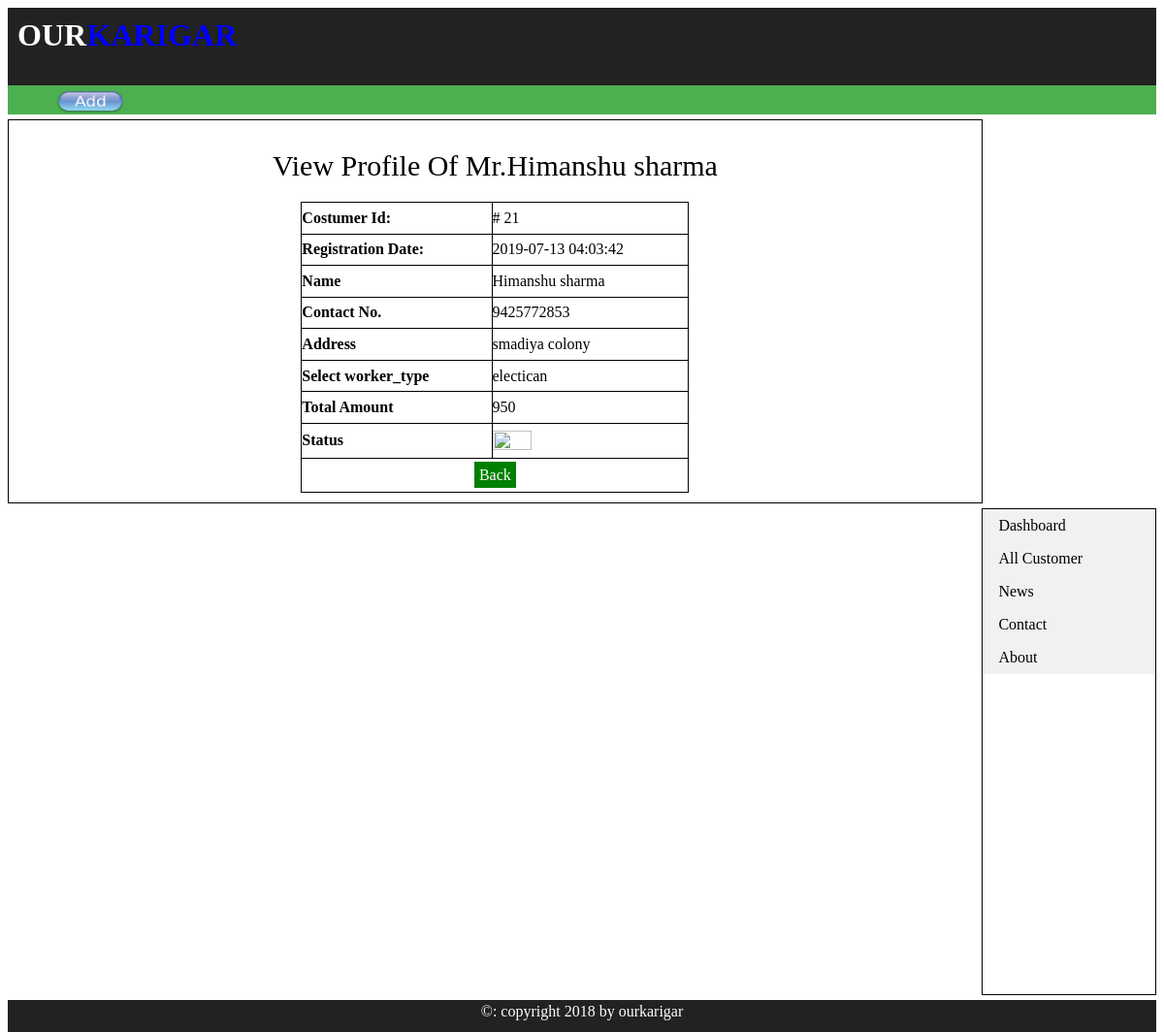
The app's page /view_costumer.php?cos_id=21 with its own data.
### tables this page shows
CREATE TABLE `costumers` (
  `cos_id` int(10) NOT NULL,
  `cos_name` text NOT NULL,
  `mobile` varchar(15) NOT NULL,
  `worker_type` text NOT NULL,
  `p_status` text NOT NULL,
  `cos_address` text NOT NULL,
  `date` timestamp NOT NULL DEFAULT CURRENT_TIMESTAMP
);

### view_costumer.php (the view, shortened to what this page needs)
<?php
include("includes/db24.php");
?>
<html>
<head>
 <body>
  <div class="header"><strong><font size=6 style="color:white";>OUR</font><font size=6 style="color:Blue";>KARIGAR</font></strong></div>
  <div class="navbar"><a href="add_costumer.php"><img src="images/add1.png" height="24" width="70"></a></div>
  <div class="left_content">
<?php
     $user = $_GET['cos_id'];
		$get_costumers="select*from costumers where cos_id='$user'";
		$run_costumers=mysqli_query($con, $get_costumers);
		$row_costumers=mysqli_fetch_array($run_costumers);
			$cos_id = $row_costumers['cos_id'];
			$cos_name = $row_costumers['cos_name'];
			$cos_mob = $row_costumers['mobile'];
			$cos_add = $row_costumers['cos_address'];
			$cos_worker_type = $row_costumers['worker_type'];
			$date = $row_costumers['date'];
		    $total=0;
			$pro_price="select*from entery WHERE cos_id='$cos_id'";
			$run_pro_price=mysqli_query($con,$pro_price);
			while($p_price=mysqli_fetch_array($run_pro_price)){
			$amount=array($p_price['price']);
			$values=array_sum($amount);
			$total +=$values;
			}
			if($total=='0'){
				$u_status="<img src='images/paid.png' width='40'height='20'>";
			}
			  else{
				 $u_status="<img src='images/due.png' width='40'height='20'>";
			      }
	     ?>
 <div align="center" style="font-size:30px; font-style:bolder;padding-bottom:20px;padding-top:20px;">
 View Profile Of Mr.<?php echo $cos_name;?>
   </div>
  <table align="center"width="400px"height="300px">
  <tr>
  <td><b>Costumer Id: </b></td>
  <td>  #
  <?php echo $cos_id;?>
  </td>
  </tr>
    <tr>
  <td><b>Registration Date: </b></td>
  <td>
  <?php echo $date;?>
  </td>
  </tr>
  <tr>
  <td><b>Name</b></td>
  <td>
 <?php echo $cos_name;?>
  </td>
  </tr>
  <tr>
  <td><b>Contact No.</b></td>
  <td>
<?php echo $cos_mob;?>
  </td>
  </tr>
   <tr>
  <td><b> Address</b></td>
  <td>
<?php echo $cos_add;?>
  </td>
  </tr>
	  <tr>
	  <td><b>Select worker_type</b></td>
	  <td><?php echo $cos_worker_type;?></td>
  </tr>
	  <tr>
	  <td><b>Total Amount</b></td>
	  <td><?php echo $total;?></td>
  </tr>
	  <tr>
	  <td><b>Status</b></td>
	  <td><?php echo $u_status;?></td>
  </tr>
<tr style="height:35px;">
	<td align="center" colspan="2"><a href="all_costumer.php"style="text-decoration:none; color:#fff;background: green;padding:5px;">Back</a>
  </tr>
  </table>
</div>
  <div class="right_content">
    <ul>
	   <li><a href="index.php">Dashboard</a></li>
       <li><a href="all_costumer.php">All Customer</a></li>
       <li><a href="#news">News</a></li>
       <li><a href="#contact">Contact</a></li>
       <li><a href="#about">About</a></li>
    </ul>
  </div>
  <div class="footer"><div align="center" class="footer_text">&copy: copyright 2018 by ourkarigar</div></div>
 </body>
</html>

### view_costumer.php (style rules this page uses)
.header { padding-top:10px; padding-left:10px; height:70px; width:auto; background:#222; }
.navbar { padding-top:5px; padding-left:50px; height:25px; width:auto; background:#4caf50; }
.left_content { float:left; padding:10px; margin-top:5px; height:auto; width:83%; background:#fff; border:1px solid black; }
table,td { padding:0px; border:1px solid black; border-collapse: collapse; }
.right_content { float:right; margin-top:5px; height:500px; width:15%; background:#fff; border:1px solid black; }
ul { list-style-type: none; margin: 0; padding: 0; width: 100%; background-color: #f1f1f1; }
li a { display: block; color: #000; padding: 8px 16px; text-decoration: none; }
.footer { margin-top:5px; padding-top:3px; float:left; height:30px; width:100%; background:#222; }
.footer_text { color:#fff; }

### records on screen
costumers: cos_name "Himanshu sharma", cos_id "21", date "2019-07-13 04:03:42", mobile "9425772853", cos_address "smadiya colony", worker_type "electican"

### other values on screen
$total "950"
